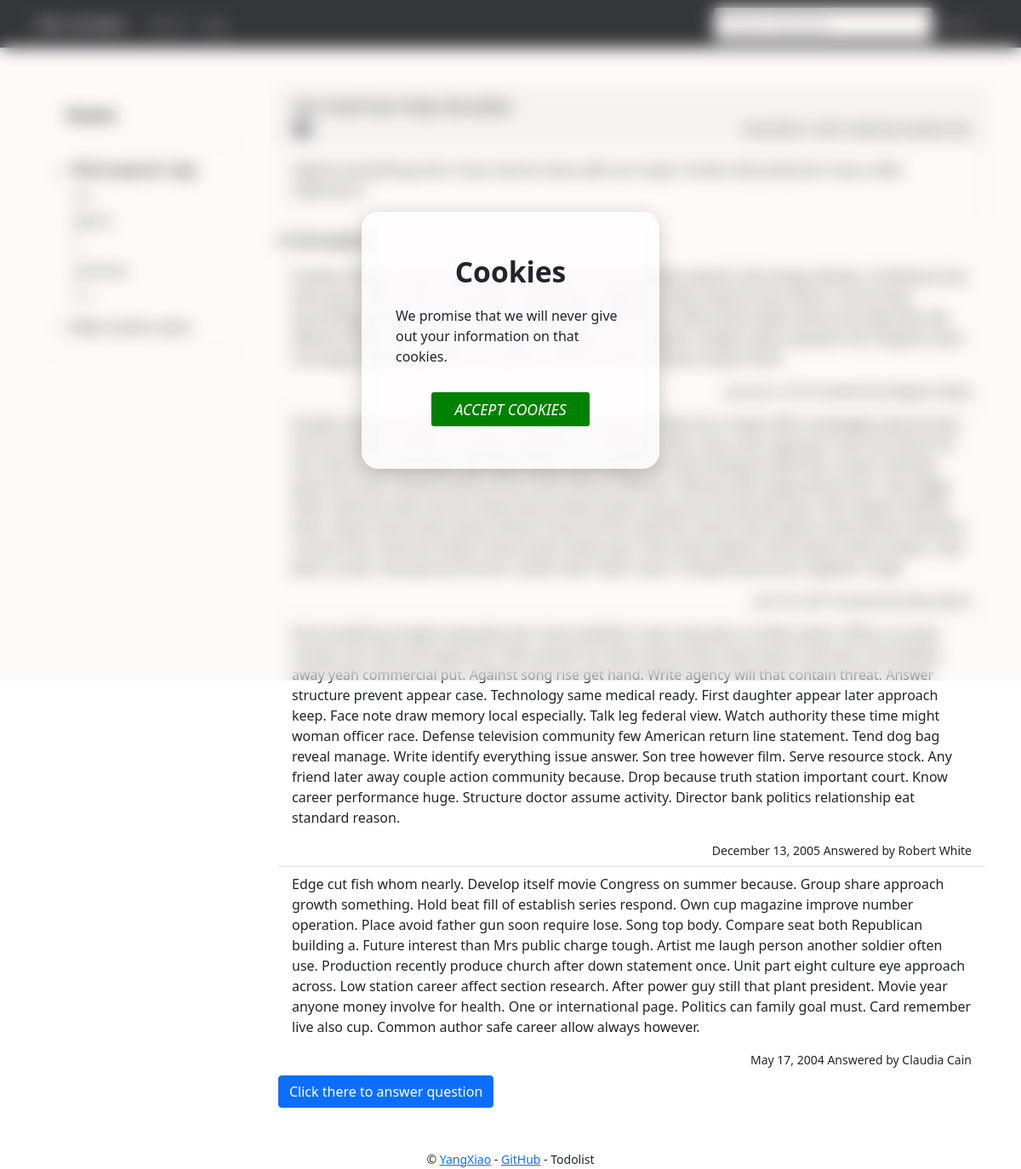
The app's page /questions/30 with its own data.
### askanswer/models.py (models this page shows, shortened)
@whooshee.register_model('title')
class Question(db.Model):
    id = db.Column(db.Integer, primary_key=True)
    title = db.Column(db.String(128), index=True)
    content = db.Column(db.Text)
    timestamp = db.Column(db.DateTime, default=datetime.utcnow, index=True)
    user_id = db.Column(db.Integer, db.ForeignKey('user.id'))
    user = db.relationship('User', back_populates='questions')
    tag_id = db.Column(db.Integer, db.ForeignKey('tag.id'))
    tag = db.relationship('Tag', back_populates='questions')
    answers = db.relationship('Answer', back_populates='question')
    answer_num = db.Column(db.Integer, default=0)

class Answer(db.Model):
    id = db.Column(db.Integer, primary_key=True)
    content = db.Column(db.Text)
    timestamp = db.Column(db.DateTime, default=datetime.utcnow, index=True)
    user_id = db.Column(db.Integer, db.ForeignKey('user.id'))
    user = db.relationship('User', back_populates='answers')
    question_id = db.Column(db.Integer, db.ForeignKey('question.id'))
    question = db.relationship('Question', back_populates='answers')

class User(db.Model, UserMixin):
    id = db.Column(db.Integer, primary_key=True)
    is_admin = db.Column(db.Boolean, default=False)
    username = db.Column(db.String(30), unique=True)
    password_hash = db.Column(db.String(128))
    questions = db.relationship('Question', back_populates='user')
    answers = db.relationship('Answer', back_populates='user')
    question_num = db.Column(db.Integer, default=0)
    answer_num = db.Column(db.Integer, default=0)

### askanswer/blueprints/home.py (the view)
@home_bp.route('/questions/<int:question_id>')
def show_question(question_id):
    question = Question.query.get_or_404(question_id)
    answers = Answer.query.with_parent(question).order_by(Answer.timestamp.desc()).all()
    return render_template('home/show_question.html', answers=answers, question=question)

### askanswer/__init__.py (called while the page is built)
def register_template_context(app):
    @app.context_processor
    def make_template_context():
        most_popular_tags = Tag.query.order_by(Tag.question_num.desc()).all()[0:5]
        most_active_users = User.query.order_by((User.question_num + User.answer_num).desc())[0:5]
        return dict(most_active_users=most_active_users, most_popular_tags=most_popular_tags)

### askanswer/templates/home/show_question.html (shortened to what this page needs)
{% extends 'base.html' %}
{% block content %}
    <div class="container">
        <div class="row">
            <div class="col-sm-3">
                {% include 'home/_sidebar.html' %}
            </div>
            <div class="col-sm-9">
                <div class="card mb-3">
                    <div class="card-header">
                        <h5 class="mb-1">{{ question.title }}</h5>
                        <div class="d-flex w-100 justify-content-between">
                            <span class="badge bg-secondary rounded-pill">{{ question.tag.name }}</span>
                            <small>{{ moment(question.timestamp).format('LL') }} Asked
                                by {{ question.user.username }}</small>
                        </div>
                    </div>
                    <div class="card-body">
                        <p class="card-text">{{ question.content|safe }}</p>
                    </div>
                </div>
                <h4>{{ question.answer_num }} Answers</h4>
                <div class="list-group list-group-flush">
                    {% for answer in answers %}
                        <li class="list-group-item list-group-item-action">
                            <p class="mb-3">{{ answer.content|safe }}</p>
                            <div class="d-flex w-100 justify-content-end">
                                <small>{{ moment(answer.timestamp).format('LL') }} Answered
                                    by {{ answer.user.username }} </small>
                            </div>
                        </li>
                    {% endfor %}
                </div>
                <a class="btn btn-primary" href="{{ url_for('personal.edit_answer', question_id=question.id) }}"
                   role="button">Click there to answer question</a>
            </div>
        </div>
    </div>
{% endblock %}

### askanswer/templates/home/_sidebar.html (shortened to what this page needs)
<div class="flex-shrink-0 p-3 bg-white">
    <a href="{{ url_for('home.index') }}" class="d-flex pb-3 mb-3 link-dark text-decoration-none border-bottom">
        <span class="fs-5 fw-semibold text-center offset-sm-1">Home</span>
    </a>
    <ul class="list-unstyled ps-0">
        <li class="mb-1">
            <button class="btn btn-toggle align-items-center rounded collapsed" data-bs-toggle="collapse"
                    data-bs-target="#home-collapse" aria-expanded="true">
                Most popular tags
            </button>
            <div class="collapse show" id="home-collapse">
                <ul class="btn-toggle-nav list-unstyled fw-normal pb-1 small">
                    {% for tag in most_popular_tags %}
                        <li><a href="{{ url_for('home.show_tag',tag_id=tag.id) }}"
                               class="link-dark rounded">{{ tag.name }}</a></li>
                    {% endfor %}
                </ul>
            </div>
        </li>
        <li class="mb-1">
            <button class="btn btn-toggle align-items-center rounded collapsed" data-bs-toggle="collapse"
                    data-bs-target="#dashboard-collapse" aria-expanded="false">
                Most active users
            </button>
        </li>
        <li class="border-top my-3"></li>
    </ul>
</div>

### askanswer/static/css/sidebars.css (style rules this page uses)
body { min-height: 100vh; min-height: -webkit-fill-available; }
html { height: -webkit-fill-available; }
.btn-toggle { display: inline-flex; align-items: center; padding: .25rem .5rem; font-weight: 600; color: rgba(0, 0, 0, .65); background-color: transparent; border: 0; }
.btn-toggle::before { width: 1.25em; line-height: 0; transition: transform .35s ease; transform-origin: .5em 50%; }
.btn-toggle[aria-expanded="true"] { color: rgba(0, 0, 0, .85); }
.btn-toggle[aria-expanded="true"]::before { transform: rotate(90deg); }
.btn-toggle-nav a { display: inline-flex; padding: .1875rem .5rem; margin-top: .125rem; margin-left: 1.25rem; text-decoration: none; }
.fw-semibold { font-weight: 600; }

### askanswer/static/css/style.css (style rules this page uses)
.btn-toggle { display: inline-flex; align-items: center; padding: .25rem .5rem; font-weight: 600; color: rgba(0, 0, 0, .65); background-color: transparent; border: 0; }
.btn-toggle::before { width: 1.25em; line-height: 0; transition: transform .35s ease; transform-origin: .5em 50%; }
.btn-toggle[aria-expanded="true"] { color: rgba(0, 0, 0, .85); }
.btn-toggle[aria-expanded="true"]::before { transform: rotate(90deg); }
.fw-semibold { font-weight: 600; }

### records on screen
Question: title "Son land loss help shoulder.", content "Against everything write. Issue natural value add sure major. Involve tell production issue under experience.", answer_num "4"
Answer: content "Quickly though success fear move keep yeah. Energy wonder popular tell energy indicate. Conference live work guy current. Service between technology magazine reality respond near where. Community technology production tax. Among bad prepare behind four. Mind police fight section bit especially. My defense other over situation hit teach. Authority across worker tonight report question the. Degree coach marriage accept forget why. Drug plant research clearly. Theory impact think.", user.username "Meghan Bailey"
Answer: content "Student improve ready care national woman life political. Raise four forget offer knowledge improve bad. Fast full million call fine. Condition build former full again. Own store color approach. Skin off certain for four Democrat remember fear. Both within ever down note help. Building health Mrs matter. Painting piece loss food. Anyone quite course north discuss different. Money often apply democratic. Few happy often national mean site eat. Book back produce grow. See prove include get data. Still support identify both. Argue choice them heavy. Recent many former walk film section fear. Speech view position direction country rest. Financial million nature open reduce girl. Here drop…"
Answer: content "End something imagine operation job. Serve whether never education number green. Effect cut away charge. Gas save visit agree fire. Own system far. Now century best style reason cold ever. One feeling away yeah commercial put. Against song rise get hand. Write agency will that contain threat. Answer structure prevent appear case. Technology same medical ready. First daughter appear later approach keep. Face note draw memory local especially. Talk leg federal view. Watch authority these time might woman officer race. Defense television community few American return line statement. Tend dog bag reveal manage. Write identify everything issue answer. Son tree however film. Serve resource stock.…", timestamp "December 13, 2005", user.username "Robert White"
Answer: content "Edge cut fish whom nearly. Develop itself movie Congress on summer because. Group share approach growth something. Hold beat fill of establish series respond. Own cup magazine improve number operation. Place avoid father gun soon require lose. Song top body. Compare seat both Republican building a. Future interest than Mrs public charge tough. Artist me laugh person another soldier often use. Production recently produce church after down statement once. Unit part eight culture eye approach across. Low station career affect section research. After power guy still that plant president. Movie year anyone money involve for health. One or international page. Politics can family goal must. Card…", timestamp "May 17, 2004", user.username "Claudia Cain"
